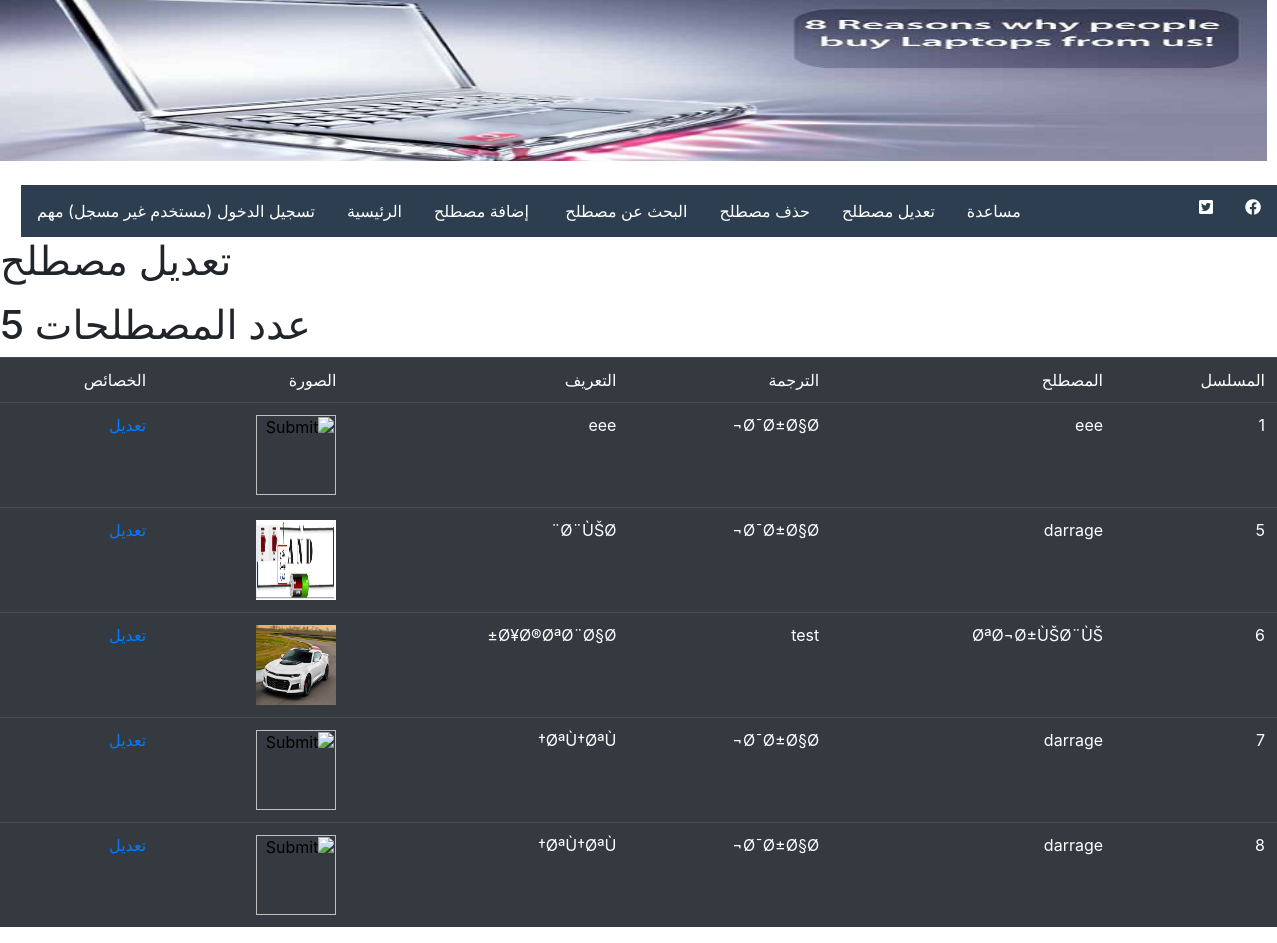
Screenshot of /update_term.php with the database file from the repository.
### tables this page shows
CREATE TABLE `terms` (
  `id` int(11) NOT NULL,
  `term` varchar(50) NOT NULL,
  `trans` varchar(50) NOT NULL,
  `defe` varchar(220) NOT NULL,
  `picture` varchar(30) NOT NULL
);

### update_term.php (the view, shortened to what this page needs)
<html  dir="rtl">
<head>
</head>
<body>
 <?php
include("header.php");
?>
  <h1><p  > تعديل مصطلح </p>     </h1>
<?php
include("connection.php");
 mysqli_query($connect,"SET NAMES 'utf8'");
$sql="select * from terms";
$query=mysqli_query($connect,$sql);
$num=mysqli_num_rows($query);
?>
<form method="post" action="update_term.php">
<?php
echo("<h1>عدد المصطلحات $num </h1>");
?>
<table class="table table-dark">
	<tr>
		<td>المسلسل</td>
		<td>المصطلح</td>
		<td>الترجمة</td>
		<td>التعريف</td>
		<td>الصورة</td>
		<td>الخصائص</td>
	</tr>
	<?php
		while($row = mysqli_fetch_array($query))
		{
		$id=$row['id'];
		$term=$row['term'];
		$trans=$row['trans'];
		$defe=$row['defe'];
		$picture=$row['picture'];
			echo ("
				<tr >
		<td>$id</td>
		<td>$term</td>
		<td>$trans</td>
		<td>$defe</td>
		<td>  <input name='termp' type='image' src='$picture' width='80' height='80'  /></td>
		<td> <a href='update_term.php?id=$id'>تعديل</a>   </td>
	</tr>
			");
	}
		?>
    </table>
 </form>
      <?
    include('footer.php');
    ?>
</body>
</html>

### rows the page displays
terms: id "1", term "eee", trans "Ø¯Ø±Ø§Ø¬", defe "eee"
terms: id "5", term "darrage", trans "Ø¯Ø±Ø§Ø¬", defe "Ø¨ÙŠØ¨"
terms: id "6", term "ØªØ¬Ø±ÙŠØ¨ÙŠ", trans "test", defe "Ø¥Ø®ØªØ¨Ø§Ø±"
terms: id "7", term "darrage", trans "Ø¯Ø±Ø§Ø¬", defe "ØªÙ†ØªÙ†"
terms: id "8", term "darrage", trans "Ø¯Ø±Ø§Ø¬", defe "ØªÙ†ØªÙ†"

### other values shown
$num "5"
